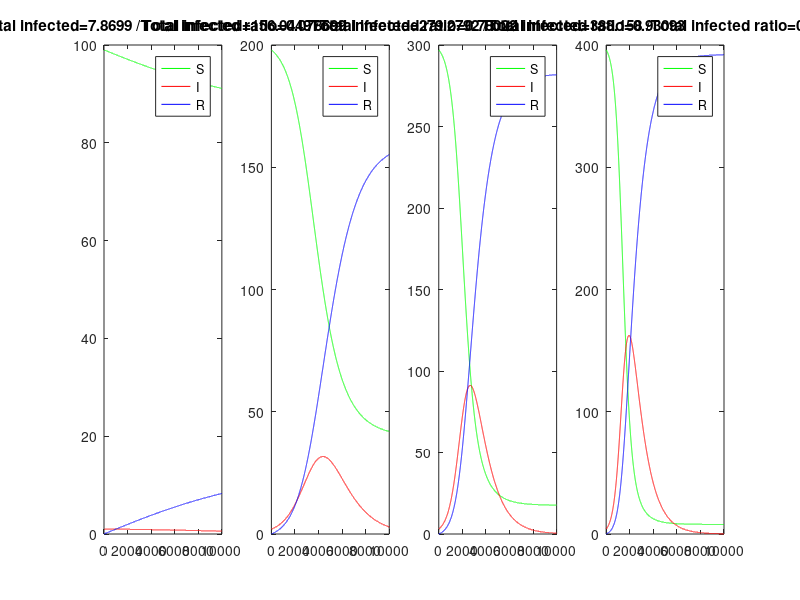

The MATLAB script that drew this image:
dt=0.01;Tmax=10000;
S=zeros(1,Tmax);            %Susceptible
I=zeros(1,Tmax);            %Infected
R=zeros(1,Tmax);R(1)=0;     %Recovered
X=1:Tmax;
b=0.001;g=0.1;
N=[100 200 300 400];                %Prepare the values of N as a four element vector
figure('Position',[0 400 1400 300]);%Adjust the size and position of the window accordingly
for J=1:4                           %Increment J from 1 to 4
    I(1)=N(J)*0.01;                 %Initial number of infected people I(1)
    S(1)=N(J)-I(1);                 %Initial number of uninfected people S(1)
    for T=1:Tmax-1
        S(T+1)=S(T)+dt*( -b*S(T)*I(T)           );
        I(T+1)=I(T)+dt*(  b*S(T)*I(T) -g*I(T)   );
        R(T+1)=R(T)+dt*(               g*I(T)   );
    end
    subplot(1,4,J);plot(X,S,'g',X,I,'r',X,R,'b');ylim([0 N(J)]);legend('S','I','R');
    title(strcat('Total infected=',num2str(S(1)-S(Tmax)),' /Total infected ratio=',num2str((S(1)-S(Tmax))/N(J)) ));
end                                 %Return to line 9
